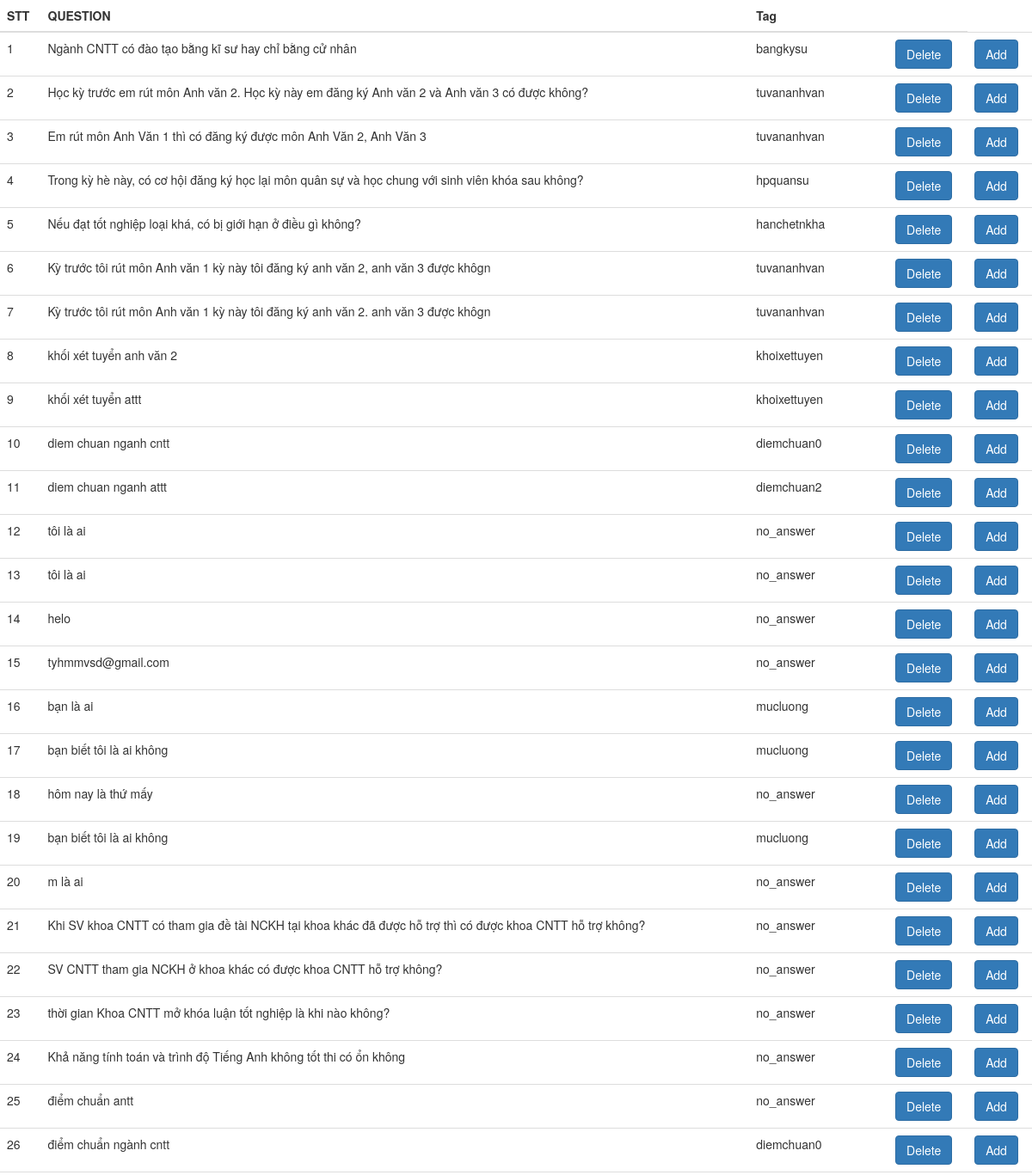
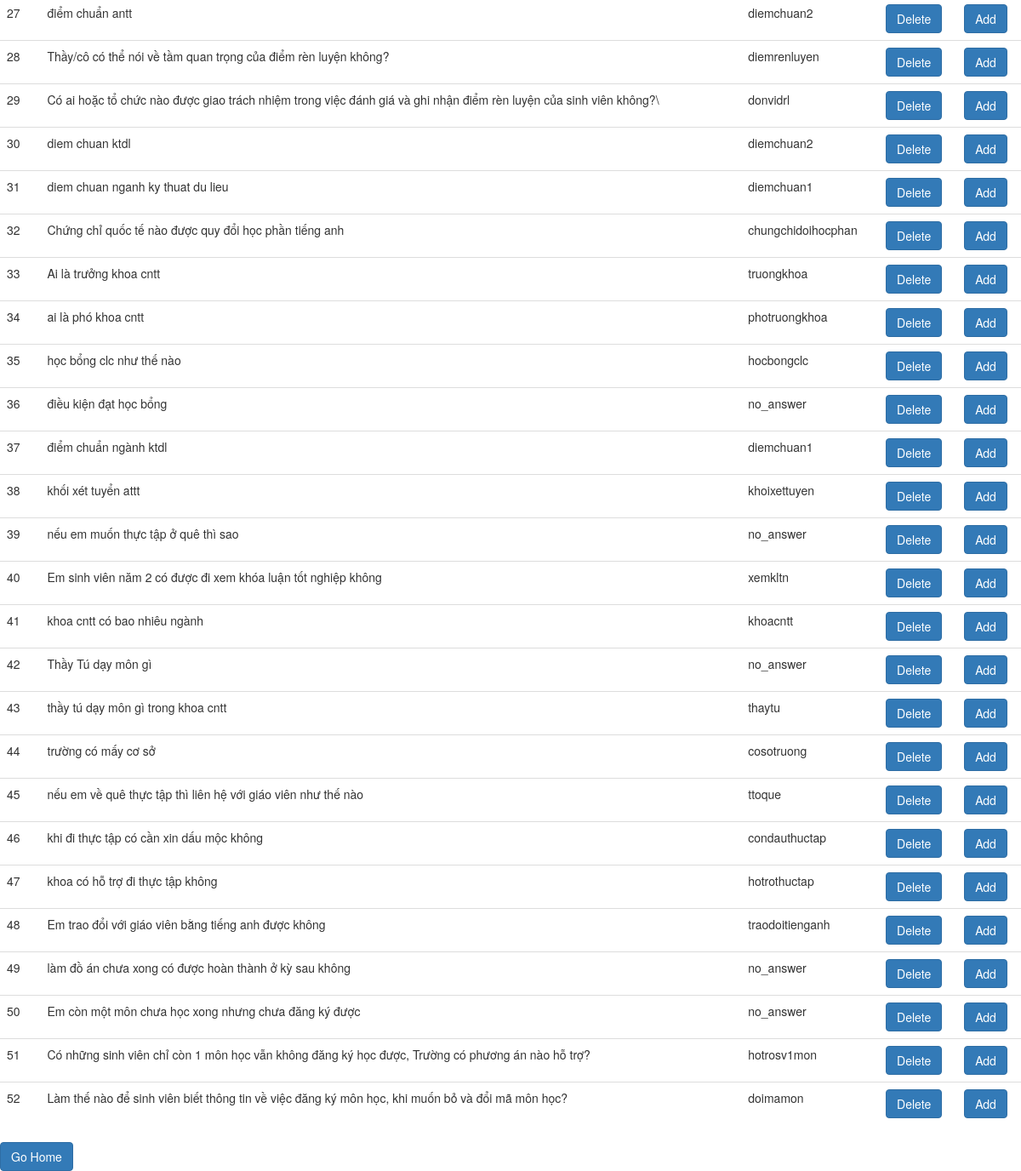
/sql, run on an earlier commit of the app's database (2 pictures, top to bottom).
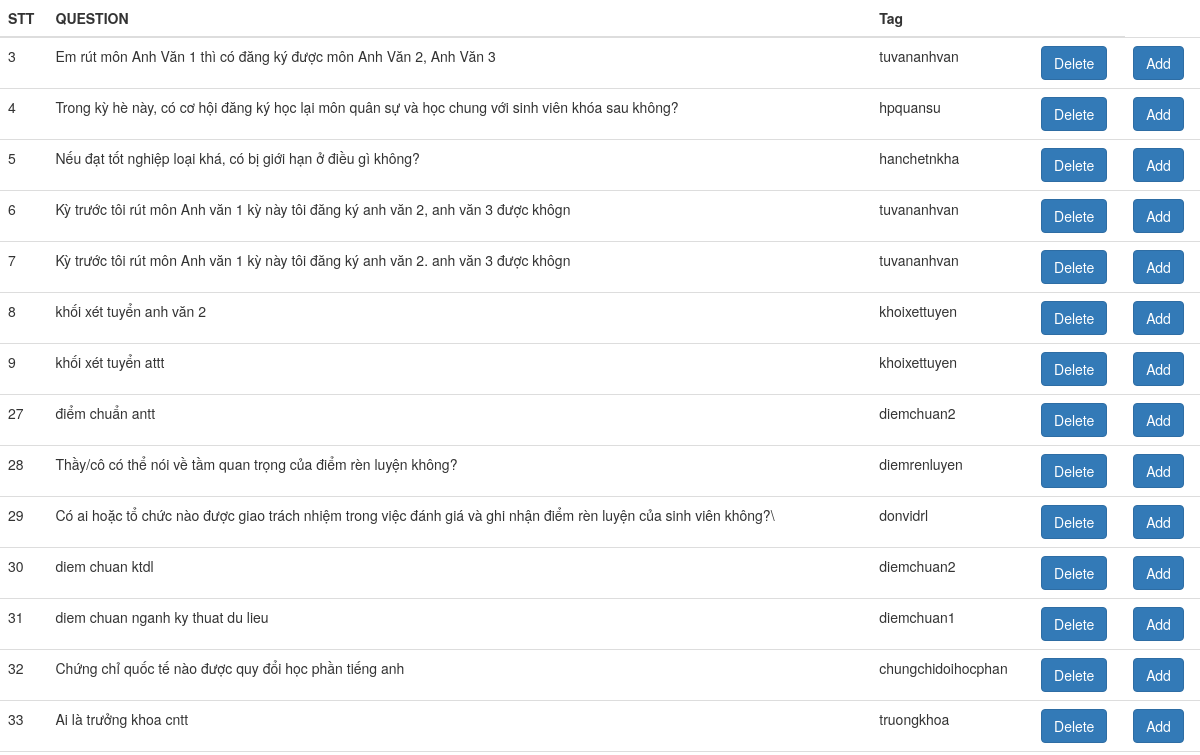
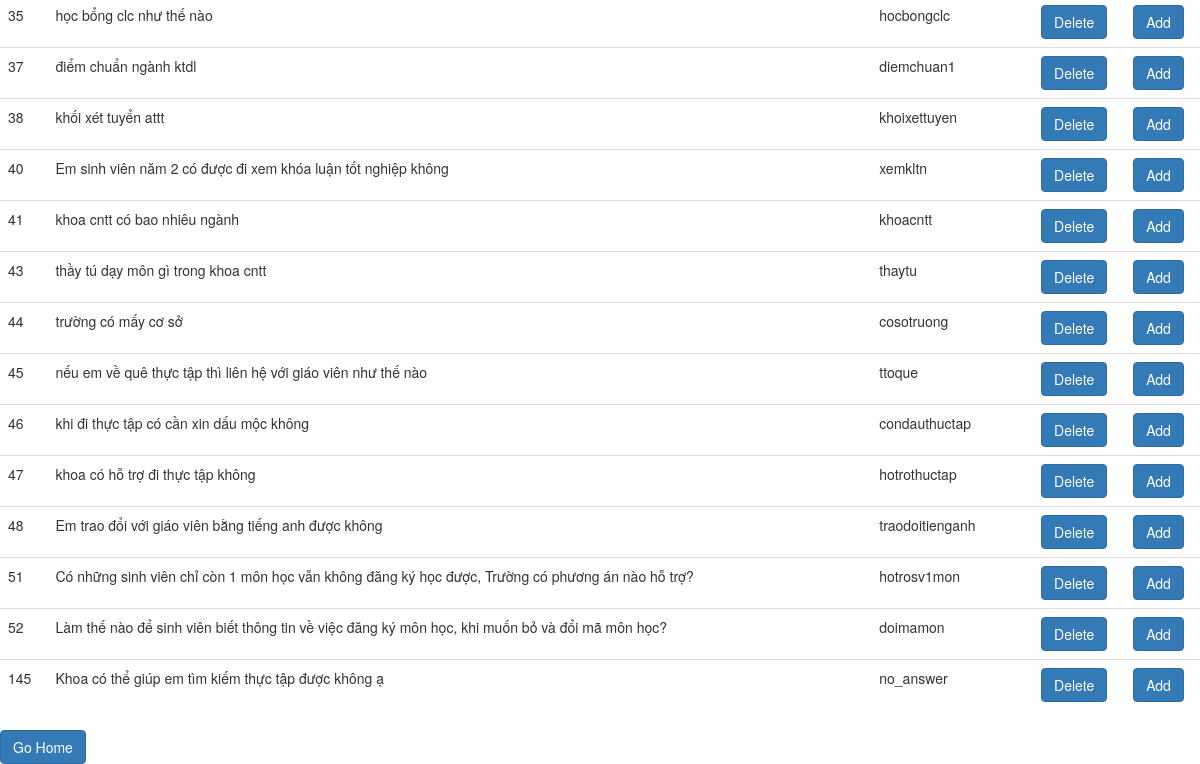
And on a later commit of the database (2 pictures, top to bottom).
### tables this page shows
CREATE TABLE users (
  id INTEGER PRIMARY KEY AUTOINCREMENT,
  question TEXT NOT NULL,
  tag TEXT NOT NULL
);

### app.py (the view)
@app.route("/sql")
def my_sql():
    connection = Mysql.create_connection("sm_app.sqlite")
    select_users = "SELECT * from users"
    rows=Mysql.execute_read_query(connection, select_users)
    return render_template("index.html",rows = rows)

### Mysql.py (called while the page is built)
def create_connection(path):
    connection = None
    try:
        connection = sqlite3.connect(path)
        print("Connection to SQLite DB successful")
    except Error as e:
        print(f"The error '{e}' occurred")
    return connection

def execute_read_query(connection, query):
    cursor = connection.cursor()
    result = None
    try:
        cursor.execute(query)
        connection.commit()
        result = cursor.fetchall()
        return result
    except Error as e:
        print(f"The error '{e}' occurred")

### templates/index.html (shortened to what this page needs)
<!DOCTYPE html>
<html>
<head>
    <link href="http://netdna.bootstrapcdn.com/bootstrap/3.3.6/css/bootstrap.min.css" rel="stylesheet">
</head>
<body>
  <table class="table">
  <thead>
    <tr>
      <th scope="col">STT</th>
      <th scope="col">QUESTION</th>
      <th scope="col">Tag</th>
      <th scope="col"></th>
    </tr>
  </thead>
  <tbody>
    {% for row in rows %}
           <tr>
             <td>{{row[0]}}</td>
              <td>{{row[1]}}</td>
              <td>{{row[2]}}</td>
             <td>  <a href="\detele\{{row[0]}}" class="btn btn-primary stretched-link">Delete</a></td>
              <td>  <a href="\add_question\{{row[1]}}" class="btn btn-primary stretched-link">Add</a></td>
           </tr>
        {% endfor %}
  </tbody>
</table>
  <div><a href="\" class="btn btn-primary stretched-link">Go Home</a></div>
</body>
</html>

What changed in the data, as far as the page shows it:
removed users: id "1", question "Ngành CNTT có đào tạo bằng kĩ sư hay chỉ bằng cử nhân", tag "bangkysu"
removed users: id "2", question "Học kỳ trước em rút môn Anh văn 2. Học kỳ này em đăng ký Anh văn 2 và Anh văn 3 có được không?", tag "tuvananhvan"
removed users: id "10", question "diem chuan nganh cntt", tag "diemchuan0"
removed users: id "11", question "diem chuan nganh attt", tag "diemchuan2"
removed users: id "12", question "tôi là ai", tag "no_answer"
removed users: id "13", question "tôi là ai", tag "no_answer"
removed users: id "14", question "helo", tag "no_answer"
removed users: id "15", question "tyhmmvsd@gmail.com", tag "no_answer"
removed users: id "16", question "bạn là ai", tag "mucluong"
removed users: id "17", question "bạn biết tôi là ai không", tag "mucluong"
removed users: id "18", question "hôm nay là thứ mấy", tag "no_answer"
removed users: id "19", question "bạn biết tôi là ai không", tag "mucluong"
removed users: id "20", question "m là ai", tag "no_answer"
removed users: id "21", question "Khi SV khoa CNTT có tham gia đề tài NCKH tại khoa khác đã được hỗ trợ thì có được khoa CNTT hỗ trợ không?", tag "no_answer"
removed users: id "22", question "SV CNTT tham gia NCKH ở khoa khác có được khoa CNTT hỗ trợ không?", tag "no_answer"
removed users: id "23", question "thời gian Khoa CNTT mở khóa luận tốt nghiệp là khi nào không?", tag "no_answer"
removed users: id "24", question "Khả năng tính toán và trình độ Tiếng Anh không tốt thi có ổn không", tag "no_answer"
removed users: id "25", question "điểm chuẩn antt", tag "no_answer"
removed users: id "26", question "điểm chuẩn ngành cntt", tag "diemchuan0"
removed users: id "34", question "ai là phó khoa cntt", tag "photruongkhoa"
removed users: id "36", question "điều kiện đạt học bổng", tag "no_answer"
removed users: id "39", question "nếu em muốn thực tập ở quê thì sao", tag "no_answer"
removed users: id "42", question "Thầy Tú dạy môn gì", tag "no_answer"
removed users: id "49", question "làm đồ án chưa xong có được hoàn thành ở kỳ sau không", tag "no_answer"
removed users: id "50", question "Em còn một môn chưa học xong nhưng chưa đăng ký được", tag "no_answer"
added users: id "145", question "Khoa có thể giúp em tìm kiếm thực tập được không ạ", tag "no_answer"
